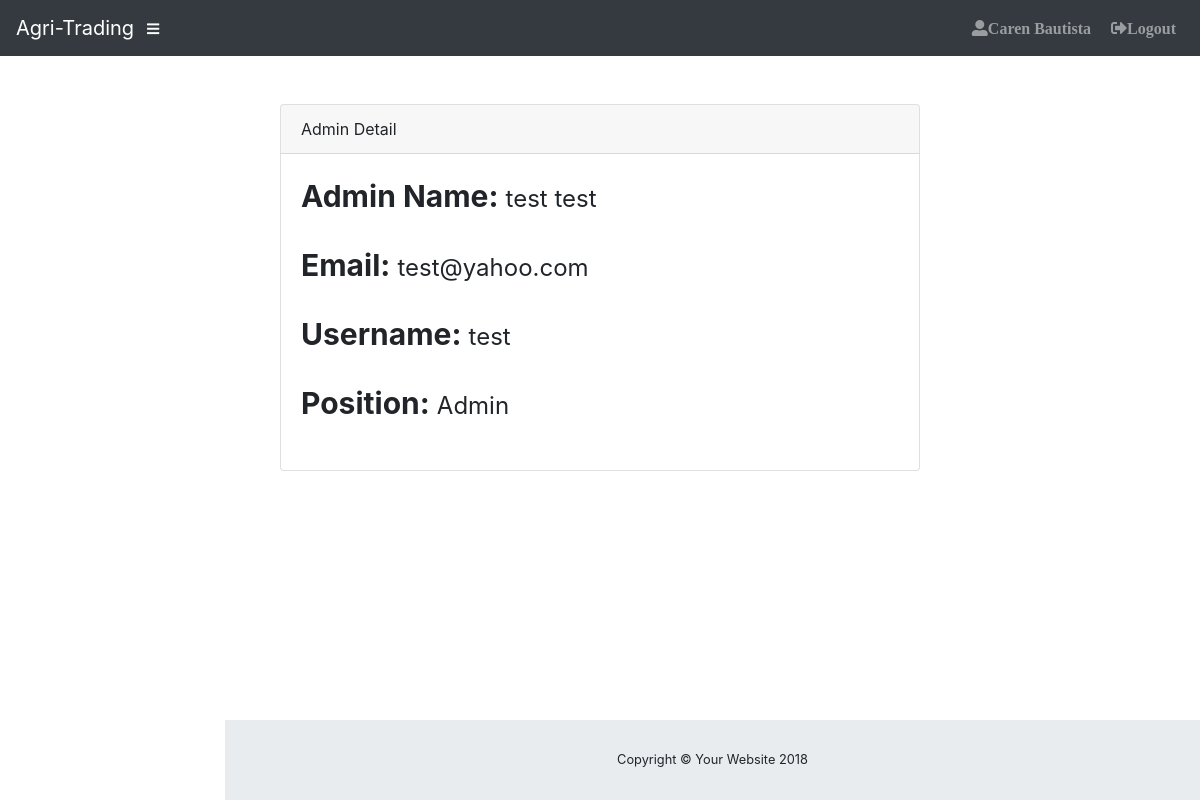
The app's page /admin/admindetail.php?id=1, older data.
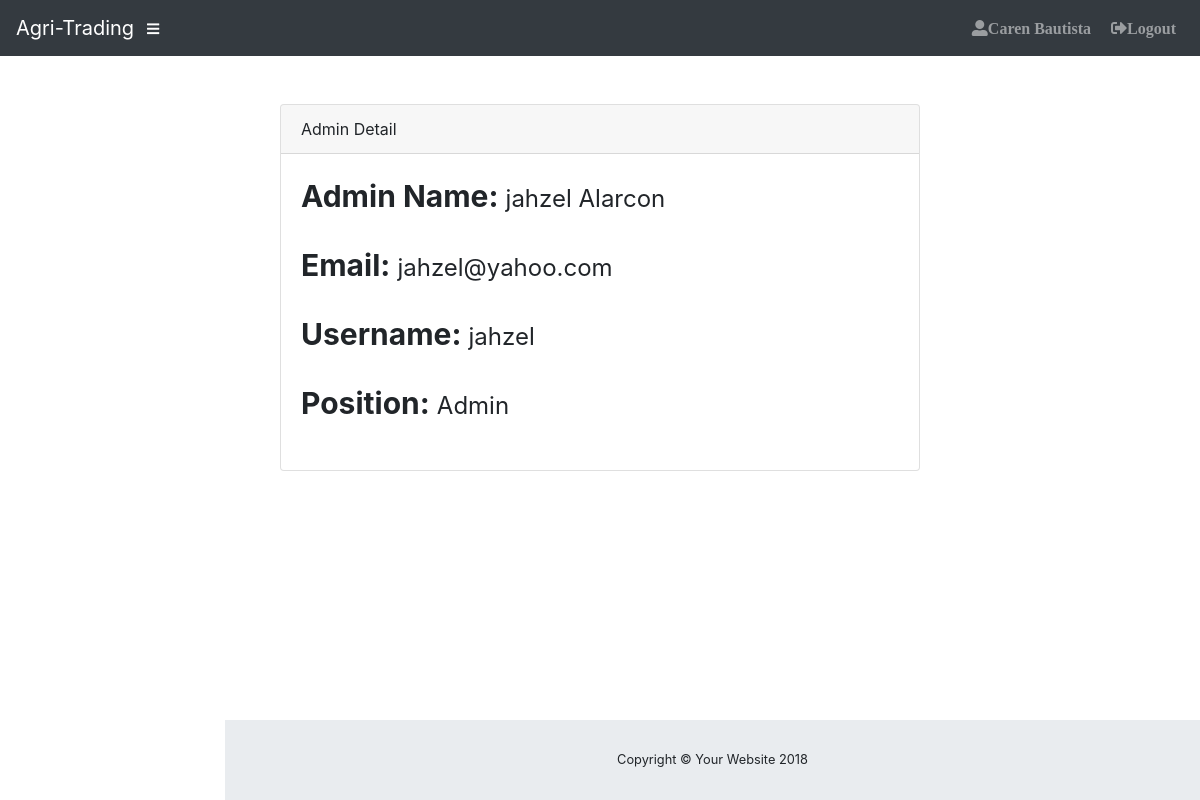
The same page, newer data.
### tables this page shows
CREATE TABLE `tblusers` (
  `user_id` int(11) NOT NULL,
  `fname` varchar(20) NOT NULL,
  `lname` varchar(20) NOT NULL,
  `email` varchar(30) NOT NULL,
  `contact` int(11) NOT NULL,
  `address` text NOT NULL,
  `position` varchar(50) NOT NULL,
  `username` varchar(30) NOT NULL,
  `pass` longtext NOT NULL
);

### admin/admindetail.php (the view, shortened to what this page needs)
<?php include('../includes/connection.php');?>
<?php include 'theme/header.php'; ?>
<?php
$query = 'SELECT user_id,concat(fname," ",lname)as name,email,username,position FROM tblusers
              WHERE
              user_id ='.$_GET['id'];
            $result = mysqli_query($db, $query) or die(mysqli_error($db));
              while($row = mysqli_fetch_array($result))
              {
               $i = $row['name'];
               $b = $row['email'];
               $d = $row['username'];
               $c = $row['position'];
              }
?>
               <div class="container">
      <div class="card card-register mx-auto mt-5">
        <div class="card-header">Admin Detail</div>
        <div class="card-body">
            <tr>
              <td align="center" width="20%"><b style="font-size: 30px">Admin Name: </b></td>
              <td align="center" width="20%">
                <a style="font-size: 24px"><?php echo $i; ?></a>
              </td>
            </tr>
        <br>
        <br>
         <tr>
              <td align="center" width="20%"><b style="font-size: 30px">Email: </b></td>
              <td align="center" width="20%">
                <a style="font-size: 24px"><?php echo $b; ?></a>
              </td>
            </tr>
        <br>
        <br>
         <tr>
              <td align="center" width="20%"><b style="font-size: 30px">Username: </b></td>
              <td align="center" width="20%">
                <a style="font-size: 24px"><?php echo $d; ?></a>
              </td>
            </tr>
        <br>
        <br>
         <tr>
              <td align="center" width="20%"><b style="font-size: 30px">Position: </b></td>
              <td align="center" width="20%">
                <a style="font-size: 24px"><?php echo $c; ?></a>
              </td>
            </tr>
        <br>
        <br>
                    </div>
                </div>
                </div>
<?php include 'theme/footer.php'; ?>

Row changes from the older to the newer data that the page shows:
changed tblusers "Admin": email "test@yahoo.com" → "jahzel@yahoo.com"; username "test" → "jahzel"
Text that changed along with them:
$i: "test test" → "jahzel Alarcon"
